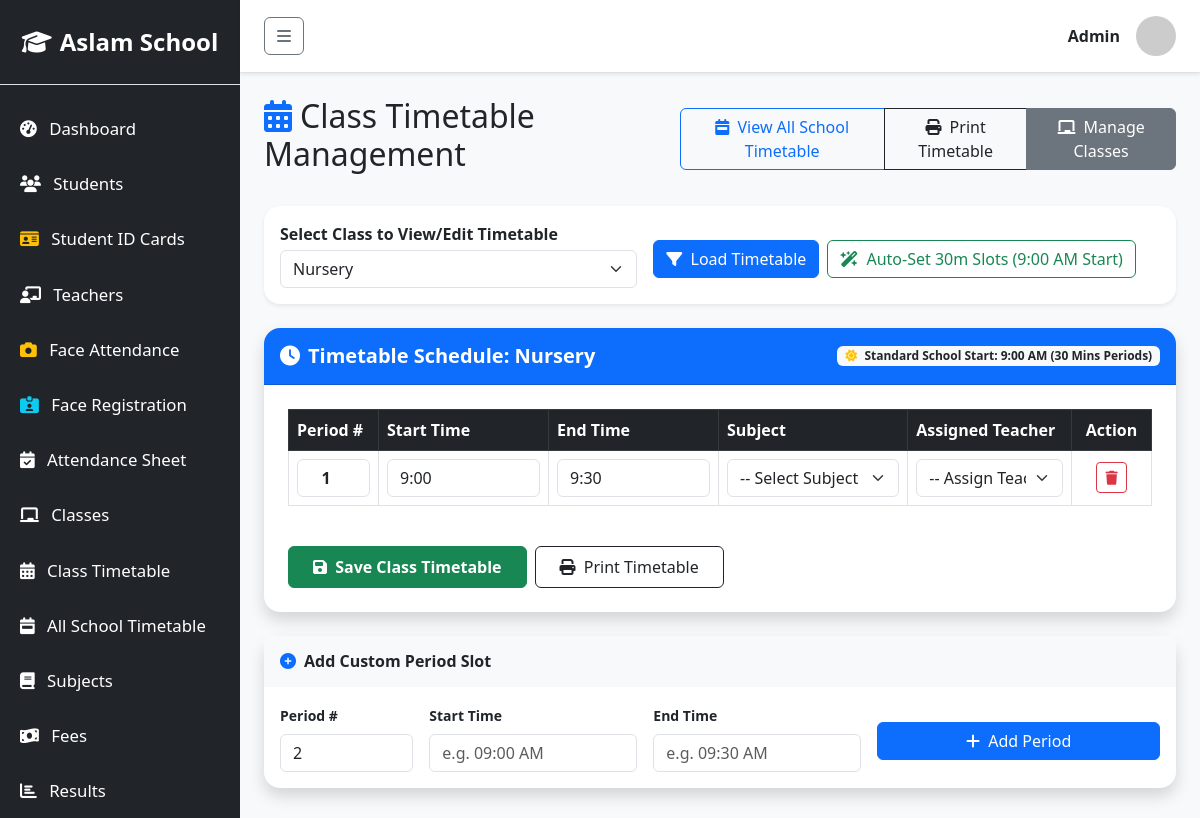
/school/classes/timetable.php, run on the app's committed database.
### tables this page shows
CREATE TABLE `classes` (
  `id` int(11) NOT NULL,
  `name` varchar(50) NOT NULL
);

CREATE TABLE `timetable` (
  `id` int(11) NOT NULL,
  `class_id` int(11) NOT NULL,
  `period_no` int(11) NOT NULL,
  `start_time` varchar(20) NOT NULL,
  `end_time` varchar(20) NOT NULL,
  `subject_id` int(11) DEFAULT NULL,
  `teacher_id` int(11) DEFAULT NULL,
  `day_name` varchar(20) DEFAULT 'Daily'
);

### school/classes/timetable.php (the view, shortened to what this page needs)
<?php
require_once '../includes/db.php';
require_once '../includes/header.php';
$selected_class_id = isset($_GET['class_id']) ? (int)$_GET['class_id'] : 0;
if ($selected_class_id == 0) {
    $first_class = $conn->query("SELECT id FROM classes ORDER BY id ASC LIMIT 1")->fetch_assoc();
    if ($first_class) {
        $selected_class_id = $first_class['id'];
    }
}
$classes = $conn->query("SELECT * FROM classes ORDER BY id ASC");
$current_class = null;
if ($selected_class_id > 0) {
    $current_class = $conn->query("SELECT * FROM classes WHERE id = $selected_class_id")->fetch_assoc();
}
$timetable_items = [];
if ($selected_class_id > 0) {
    $res = $conn->query("SELECT * FROM timetable WHERE class_id = $selected_class_id ORDER BY period_no ASC, start_time ASC");
    while ($row = $res->fetch_assoc()) {
        $timetable_items[] = $row;
    }
}
?>
<div class="d-flex justify-content-between align-items-center mb-4">
    <h2><i class="fa-solid fa-calendar-days me-2 text-primary"></i>Class Timetable Management</h2>
    <div class="btn-group">
        <a href="all_timetable.php" class="btn btn-outline-primary"><i class="fa-solid fa-calendar-week me-1"></i> View All School Timetable</a>
        <?php if ($selected_class_id > 0): ?>
            <a href="print_timetable.php?class_id=<?= $selected_class_id ?>" target="_blank" class="btn btn-outline-dark"><i class="fa-solid fa-print me-1"></i> Print Timetable</a>
        <?php endif; ?>
        <a href="manage.php" class="btn btn-secondary"><i class="fa-solid fa-chalkboard me-1"></i> Manage Classes</a>
    </div>
</div>
<div class="card shadow-sm border-0 rounded-4 mb-4">
    <div class="card-body p-3">
        <form method="GET" class="row g-3 align-items-center">
            <div class="col-md-5">
                <label class="form-label fw-bold mb-1">Select Class to View/Edit Timetable</label>
                <select name="class_id" class="form-select" onchange="this.form.submit()">
                    <?php
                    $classes->data_seek(0);
                    while ($c = $classes->fetch_assoc()):
                    ?>
                        <option value="<?= $c['id'] ?>" <?= $c['id'] == $selected_class_id ? 'selected' : '' ?>><?= htmlspecialchars($c['name']) ?></option>
                    <?php endwhile; ?>
                </select>
            </div>
            <div class="col-md-7 d-flex align-items-end gap-2 mt-md-4">
                <button type="submit" class="btn btn-primary"><i class="fa-solid fa-filter me-1"></i> Load Timetable</button>
                <?php if ($selected_class_id > 0): ?>
                    <form method="POST" style="display:inline;" onsubmit="return confirm('Reset and auto-generate 30-min periods starting at 9:00 AM for this class?')">
                        <button type="submit" name="auto_generate" class="btn btn-outline-success">
                            <i class="fa-solid fa-wand-magic-sparkles me-1"></i> Auto-Set 30m Slots (9:00 AM Start)
                        </button>
                    </form>
                <?php endif; ?>
            </div>
        </form>
    </div>
</div>
<?php if ($current_class): ?>
    <div class="card shadow border-0 rounded-4 mb-4">
        <div class="card-header bg-primary text-white py-3 rounded-top-4 d-flex justify-content-between align-items-center">
            <h5 class="mb-0 fw-bold">
                <i class="fa-solid fa-clock me-2"></i>Timetable Schedule: <?= htmlspecialchars($current_class['name']) ?>
            </h5>
            <span class="badge bg-light text-dark"><i class="fa-solid fa-sun me-1 text-warning"></i> Standard School Start: 9:00 AM (30 Mins Periods)</span>
        </div>
        <div class="card-body p-4">
            <form method="POST">
                <div class="table-responsive">
                    <table class="table table-bordered table-hover align-middle">
                        <thead class="table-dark">
                            <tr>
                                <th style="width: 90px;">Period #</th>
                                <th style="width: 170px;">Start Time</th>
                                <th style="width: 170px;">End Time</th>
                                <th>Subject</th>
                                <th>Assigned Teacher</th>
                                <th style="width: 80px;" class="text-center">Action</th>
                            </tr>
                        </thead>
                        <tbody>
                            <?php if (count($timetable_items) > 0): ?>
                                <?php foreach ($timetable_items as $index => $item): ?>
                                    <tr>
                                        <td>
                                            <input type="number" name="periods[<?= $item['id'] ?>][period_no]" class="form-control text-center fw-bold" value="<?= $item['period_no'] ?>" min="1" required>
                                        </td>
                                        <td>
                                            <input type="text" name="periods[<?= $item['id'] ?>][start_time]" class="form-control" value="<?= htmlspecialchars($item['start_time']) ?>" placeholder="e.g. 09:00 AM" required>
                                        </td>
                                        <td>
                                            <input type="text" name="periods[<?= $item['id'] ?>][end_time]" class="form-control" value="<?= htmlspecialchars($item['end_time']) ?>" placeholder="e.g. 09:30 AM" required>
                                        </td>
                                        <td>
                                            <select name="periods[<?= $item['id'] ?>][subject_id]" class="form-select">
                                                <option value="">-- Select Subject / Break --</option>
                                            </select>
                                        </td>
                                        <td>
                                            <select name="periods[<?= $item['id'] ?>][teacher_id]" class="form-select">
                                                <option value="">-- Assign Teacher --</option>
                                            </select>
                                        </td>
                                        <td class="text-center">
                                            <a href="timetable.php?class_id=<?= $selected_class_id ?>&delete_period=<?= $item['id'] ?>" class="btn btn-sm btn-outline-danger" onclick="return confirm('Delete this period slot?')" title="Delete Period">
                                                <i class="fa-solid fa-trash"></i>
                                            </a>
                                        </td>
                                    </tr>
                                <?php endforeach; ?>
                            <?php endif; ?>
                        </tbody>
                    </table>
                </div>
                <?php if (count($timetable_items) > 0): ?>
                    <div class="mt-4 d-flex gap-2">
                        <button type="submit" name="save_timetable" class="btn btn-success px-4 py-2 fw-bold">
                            <i class="fa-solid fa-floppy-disk me-1"></i> Save Class Timetable
                        </button>
                        <a href="print_timetable.php?class_id=<?= $selected_class_id ?>" target="_blank" class="btn btn-outline-dark px-4 py-2">
                            <i class="fa-solid fa-print me-1"></i> Print Timetable
                        </a>
                    </div>
                <?php endif; ?>
            </form>
        </div>
    </div>
    <div class="card shadow border-0 rounded-4">
        <div class="card-header bg-light py-3 border-0">
            <h6 class="fw-bold mb-0"><i class="fa-solid fa-plus-circle me-2 text-primary"></i>Add Custom Period Slot</h6>
        </div>
        <div class="card-body p-3">
            <form method="POST" class="row g-3 align-items-center">
                <div class="col-md-2">
                    <label class="form-label small fw-bold">Period #</label>
                    <input type="number" name="period_no" class="form-control" value="<?= count($timetable_items) + 1 ?>" required min="1">
                </div>
                <div class="col-md-3">
                    <label class="form-label small fw-bold">Start Time</label>
                    <input type="text" name="start_time" class="form-control" placeholder="e.g. 09:00 AM" required>
                </div>
                <div class="col-md-3">
                    <label class="form-label small fw-bold">End Time</label>
                    <input type="text" name="end_time" class="form-control" placeholder="e.g. 09:30 AM" required>
                </div>
                <div class="col-md-4 d-flex align-items-end mt-md-4">
                    <button type="submit" name="add_period" class="btn btn-primary w-100"><i class="fa-solid fa-plus me-1"></i> Add Period</button>
                </div>
            </form>
        </div>
    </div>
<?php endif; ?>
<?php require_once '../includes/footer.php'; ?>

### data on the page
classes: name "Nursery"
timetable: id+period_no "1", start_time "9:00", end_time "9:30"

### other printed values
$_SESSION['user_name'] "Admin"
form field class_id "Nursery"
